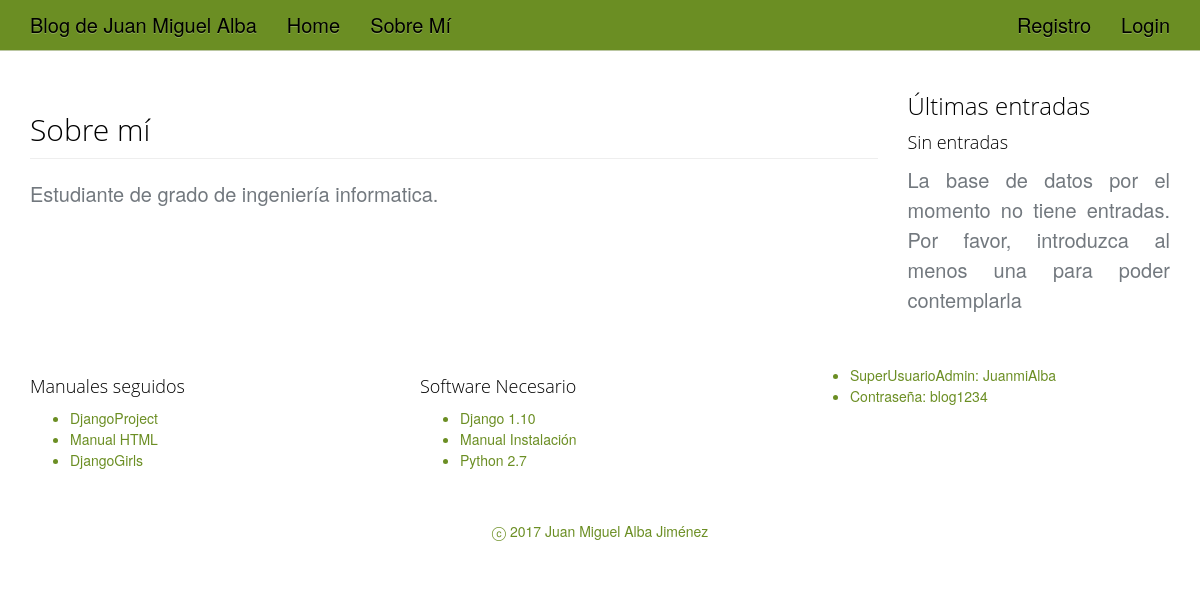
/sobreMi/, run on an earlier commit of the app's database.
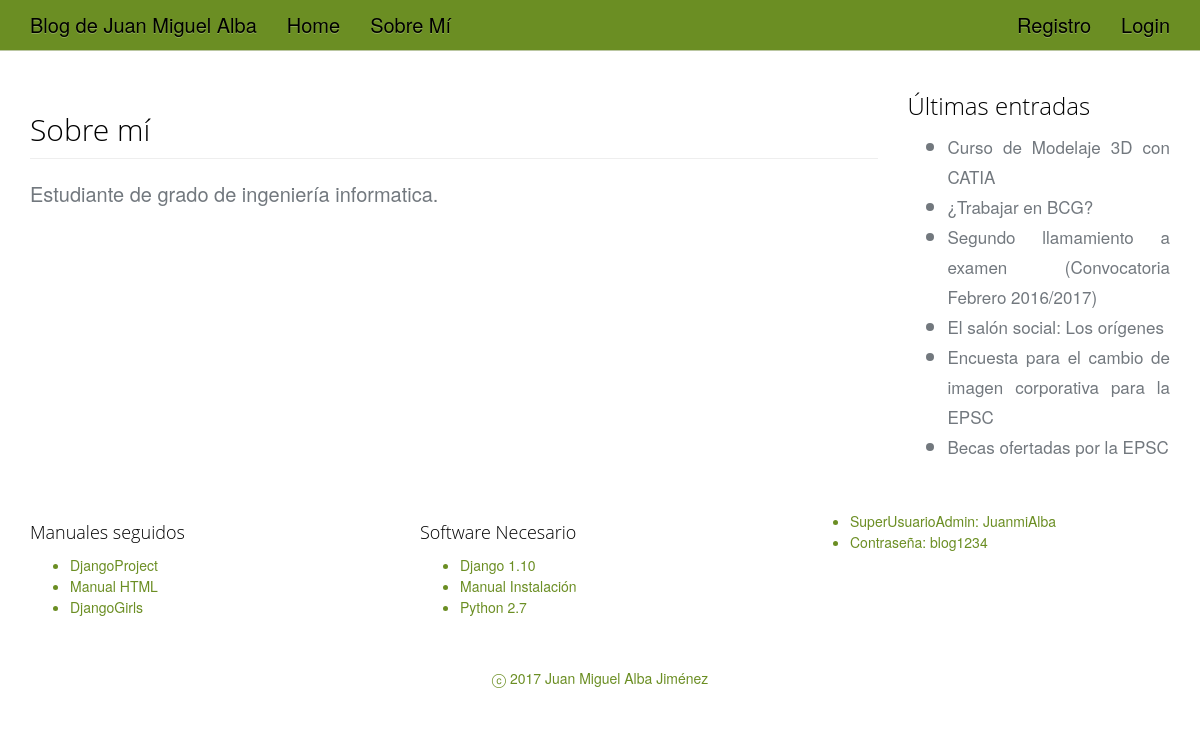
And on a later commit of the database.
### Blog/models.py (models this page shows, shortened)
class Entrada(models.Model):
	titulo = models.CharField(max_length = 100)
	cuerpo = models.TextField()
	fecha = models.DateTimeField(default = datetime.now, blank=True)

### Blog/views.py (the view)
# urls.py: url(r'^sobreMi/$', views.VistaSobreMi.as_view(), name = 'sobreMi'),
class VistaSobreMi(TemplateView):
	template_name = 'sobreMi.html'
	def get_context_data(self, **kwargs):
		context = super(VistaSobreMi, self).get_context_data(**kwargs)
		context['listadoTitulos'] = ListadoTitulos()
		return context

### Blog/views.py (called while the page is built)
def ListadoTitulos():
    listadoTitulos = Entrada.objects.all()[:10]
    return listadoTitulos

### Blog/templates/sobreMi.html
{% extends "base.html" %}
{% block content %}
    <h2 class="page-header">Sobre mí</h2>
    <p>Estudiante de grado de ingeniería informatica.</p>
{% endblock content %}

### Blog/templates/_menuLateral.html
{% block lateral %}
          <div>
            <h3>Últimas entradas</h4>
            {% if listadoTitulos %}
              <ul>
                {% for x in listadoTitulos %}
                  <li><small><a href="{% url 'appJM:VistaEntradaCompleta' x.id %}">
                     {{ x.titulo }}</a></small></li>
                {% endfor %}
              </ul>
            {% else %}
              <h4>Sin entradas</h4>
              <p>La base de datos por el momento no tiene entradas. Por favor, introduzca al menos una para poder contemplarla</p>
            {% endif %}
          </div>
{% endblock lateral%}

What changed in the data, as far as the page shows it:
added Entrada: titulo "Curso de Modelaje 3D con CATIA"
added Entrada: titulo "¿Trabajar en BCG?"
added Entrada: titulo "Segundo llamamiento a examen (Convocatoria Febrero 2016/2017)"
added Entrada: titulo "El salón social: Los orígenes"
added Entrada: titulo "Encuesta para el cambio de imagen corporativa para la EPSC"
added Entrada: titulo "Becas ofertadas por la EPSC"
Also different on the page:
text no longer shown: "Sin entradas La base de datos por el momento no tiene entradas. Por favor, introduzca al menos una para poder contemplarla"
